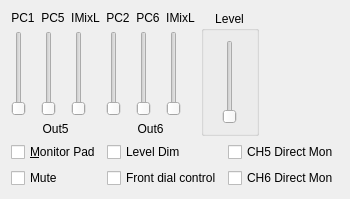
            <widget class="QWidget" name="TabPage" >
             <attribute name="title" >
              <string>Out5/&amp;6</string>
             </attribute>
             <layout class="QGridLayout" >
              <item row="1" column="0" colspan="4" >
               <layout class="QGridLayout" >
                <item row="1" column="2" >
                 <widget class="QCheckBox" name="chkMonitor6" >
                  <property name="text" >
                   <string>CH6 Direct Mon</string>
                  </property>
                  <property name="shortcut" >
                   <string/>
                  </property>
                 </widget>
                </item>
                <item row="0" column="2" >
                 <widget class="QCheckBox" name="chkMonitor5" >
                  <property name="text" >
                   <string>CH5 Direct Mon</string>
                  </property>
                  <property name="shortcut" >
                   <string/>
                  </property>
                 </widget>
                </item>
                <item row="0" column="1" >
                 <widget class="QCheckBox" name="chkDim56" >
                  <property name="text" >
                   <string>Level Dim</string>
                  </property>
                  <property name="shortcut" >
                   <string/>
                  </property>
                 </widget>
                </item>
                <item row="1" column="1" >
                 <widget class="QCheckBox" name="chkHwCtrl56" >
                  <property name="text" >
                   <string>Front dial control</string>
                  </property>
                  <property name="shortcut" >
                   <string/>
                  </property>
                 </widget>
                </item>
                <item row="0" column="0" >
                 <widget class="QCheckBox" name="chkPad56" >
                  <property name="text" >
                   <string>&amp;Monitor Pad</string>
                  </property>
                  <property name="shortcut" >
                   <string>Alt+M</string>
                  </property>
                 </widget>
                </item>
                <item row="1" column="0" >
                 <widget class="QCheckBox" name="chkMute56" >
                  <property name="text" >
                   <string>Mute</string>
                  </property>
                 </widget>
                </item>
               </layout>
              </item>
              <item row="0" column="0" >
               <layout class="QGridLayout" >
                <item row="0" column="0" >
                 <widget class="QLabel" name="txtOMixPC1O5" >
                  <property name="text" >
                   <string>PC1</string>
                  </property>
                  <property name="alignment" >
                   <set>Qt::AlignCenter</set>
                  </property>
                  <property name="wordWrap" >
                   <bool>false</bool>
                  </property>
                 </widget>
                </item>
                <item row="0" column="2" >
                 <widget class="QLabel" name="txtOMixIMixO5" >
                  <property name="text" >
                   <string>IMixL</string>
                  </property>
                  <property name="alignment" >
                   <set>Qt::AlignCenter</set>
                  </property>
                  <property name="wordWrap" >
                   <bool>false</bool>
                  </property>
                 </widget>
                </item>
                <item row="1" column="0" >
                 <widget class="QSlider" name="sldOMixPC1O5" >
                  <property name="minimum" >
                   <number>0</number>
                  </property>
                  <property name="maximum" >
                   <number>32767</number>
                  </property>
                  <property name="singleStep" >
                   <number>10000</number>
                  </property>
                  <property name="pageStep" >
                   <number>1000</number>
                  </property>
                  <property name="orientation" >
                   <enum>Qt::Vertical</enum>
                  </property>
                  <property name="tickInterval" >
                   <number>10000</number>
                  </property>
                 </widget>
                </item>
                <item row="0" column="1" >
                 <widget class="QLabel" name="txtOMixPC5O5" >
                  <property name="text" >
                   <string>PC5</string>
                  </property>
                  <property name="alignment" >
                   <set>Qt::AlignCenter</set>
                  </property>
                  <property name="wordWrap" >
                   <bool>false</bool>
                  </property>
                 </widget>
                </item>
                <item row="1" column="1" >
                 <widget class="QSlider" name="sldOMixPC5O5" >
                  <property name="minimum" >
                   <number>0</number>
                  </property>
                  <property name="maximum" >
                   <number>32767</number>
                  </property>
                  <property name="singleStep" >
                   <number>10000</number>
                  </property>
                  <property name="pageStep" >
                   <number>1000</number>
                  </property>
                  <property name="orientation" >
                   <enum>Qt::Vertical</enum>
                  </property>
                  <property name="tickInterval" >
                   <number>10000</number>
                  </property>
                 </widget>
                </item>
                <item row="1" column="2" >
                 <widget class="QSlider" name="sldOMixIMixO5" >
                  <property name="minimum" >
                   <number>0</number>
                  </property>
                  <property name="maximum" >
                   <number>32767</number>
                  </property>
                  <property name="singleStep" >
                   <number>10000</number>
                  </property>
                  <property name="pageStep" >
                   <number>1000</number>
                  </property>
                  <property name="orientation" >
                   <enum>Qt::Vertical</enum>
                  </property>
                  <property name="tickInterval" >
                   <number>10000</number>
                  </property>
                 </widget>
                </item>
                <item row="2" column="0" colspan="3" >
                 <widget class="QLabel" name="txtOmixO5" >
                  <property name="text" >
                   <string>Out5</string>
                  </property>
                  <property name="alignment" >
                   <set>Qt::AlignCenter</set>
                  </property>
                  <property name="wordWrap" >
                   <bool>false</bool>
                  </property>
                 </widget>
                </item>
               </layout>
              </item>
              <item row="0" column="1" >
               <layout class="QGridLayout" >
                <item row="0" column="1" >
                 <widget class="QLabel" name="txtOMixPC6O6" >
                  <property name="text" >
                   <string>PC6</string>
                  </property>
                  <property name="alignment" >
                   <set>Qt::AlignCenter</set>
                  </property>
                  <property name="wordWrap" >
                   <bool>false</bool>
                  </property>
                 </widget>
                </item>
                <item row="1" column="0" >
                 <widget class="QSlider" name="sldOMixPC2O6" >
                  <property name="minimum" >
                   <number>0</number>
                  </property>
                  <property name="maximum" >
                   <number>32767</number>
                  </property>
                  <property name="singleStep" >
                   <number>10000</number>
                  </property>
                  <property name="pageStep" >
                   <number>1000</number>
                  </property>
                  <property name="orientation" >
                   <enum>Qt::Vertical</enum>
                  </property>
                  <property name="tickInterval" >
                   <number>10000</number>
                  </property>
                 </widget>
                </item>
                <item row="0" column="2" >
                 <widget class="QLabel" name="txtOMixIMixO6" >
                  <property name="text" >
                   <string>IMixL</string>
                  </property>
                  <property name="alignment" >
                   <set>Qt::AlignCenter</set>
                  </property>
                  <property name="wordWrap" >
                   <bool>false</bool>
                  </property>
                 </widget>
                </item>
                <item row="0" column="0" >
                 <widget class="QLabel" name="txtOMixPC2O6" >
                  <property name="text" >
                   <string>PC2</string>
                  </property>
                  <property name="alignment" >
                   <set>Qt::AlignCenter</set>
                  </property>
                  <property name="wordWrap" >
                   <bool>false</bool>
                  </property>
                 </widget>
                </item>
                <item row="2" column="0" colspan="3" >
                 <widget class="QLabel" name="txtOmixO6" >
                  <property name="text" >
                   <string>Out6</string>
                  </property>
                  <property name="alignment" >
                   <set>Qt::AlignCenter</set>
                  </property>
                  <property name="wordWrap" >
                   <bool>false</bool>
                  </property>
                 </widget>
                </item>
                <item row="1" column="2" >
                 <widget class="QSlider" name="sldOMixIMixO6" >
                  <property name="minimum" >
                   <number>0</number>
                  </property>
                  <property name="maximum" >
                   <number>32767</number>
                  </property>
                  <property name="singleStep" >
                   <number>10000</number>
                  </property>
                  <property name="pageStep" >
                   <number>1000</number>
                  </property>
                  <property name="orientation" >
                   <enum>Qt::Vertical</enum>
                  </property>
                  <property name="tickInterval" >
                   <number>10000</number>
                  </property>
                 </widget>
                </item>
                <item row="1" column="1" >
                 <widget class="QSlider" name="sldOMixPC6O6" >
                  <property name="minimum" >
                   <number>0</number>
                  </property>
                  <property name="maximum" >
                   <number>32767</number>
                  </property>
                  <property name="singleStep" >
                   <number>10000</number>
                  </property>
                  <property name="pageStep" >
                   <number>1000</number>
                  </property>
                  <property name="orientation" >
                   <enum>Qt::Vertical</enum>
                  </property>
                  <property name="tickInterval" >
                   <number>10000</number>
                  </property>
                 </widget>
                </item>
               </layout>
              </item>
              <item row="0" column="2" >
               <widget class="QGroupBox" name="groupLevel56" >
                <property name="title" >
                 <string>Level</string>
                </property>
                <property name="alignment" >
                 <set>Qt::AlignHCenter</set>
                </property>
                <layout class="QGridLayout" >
                 <item row="0" column="0" >
                  <widget class="QSlider" name="sldOut56Level" >
                   <property name="minimum" >
                    <number>0</number>
                   </property>
                   <property name="maximum" >
                    <number>127</number>
                   </property>
                   <property name="singleStep" >
                    <number>1</number>
                   </property>
                   <property name="pageStep" >
                    <number>16</number>
                   </property>
                   <property name="orientation" >
                    <enum>Qt::Vertical</enum>
                   </property>
                   <property name="tickInterval" >
                    <number>32</number>
                   </property>
                  </widget>
                 </item>
                </layout>
               </widget>
              </item>
              <item row="0" column="3" >
               <spacer>
                <property name="orientation" >
                 <enum>Qt::Horizontal</enum>
                </property>
                <property name="sizeType" >
                 <enum>QSizePolicy::Expanding</enum>
                </property>
                <property name="sizeHint" >
                 <size>
                  <width>61</width>
                  <height>21</height>
                 </size>
                </property>
               </spacer>
              </item>
             </layout>
            </widget>
